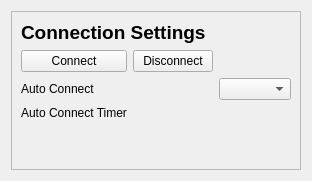
         <widget class="QWidget" name="tab_4">
          <attribute name="title">
           <string>Advanced</string>
          </attribute>
          <layout class="QGridLayout" name="gridLayout_10">
           <item row="0" column="0">
            <widget class="QFrame" name="frame">
             <property name="frameShape">
              <enum>QFrame::StyledPanel</enum>
             </property>
             <property name="frameShadow">
              <enum>QFrame::Raised</enum>
             </property>
             <layout class="QGridLayout" name="gridLayout_8">
              <item row="1" column="1">
               <widget class="PyDMPushButton" name="PyDMPushButton_9">
                <property name="sizePolicy">
                 <sizepolicy hsizetype="Minimum" vsizetype="Fixed">
                  <horstretch>0</horstretch>
                  <verstretch>0</verstretch>
                 </sizepolicy>
                </property>
                <property name="toolTip">
                 <string/>
                </property>
                <property name="text">
                 <string>Disconnect</string>
                </property>
                <property name="channel" stdset="0">
                 <string>ca://${P}:Disconnect-Cmd.PROC</string>
                </property>
                <property name="pressValue" stdset="0">
                 <string>1</string>
                </property>
                <property name="relativeChange" stdset="0">
                 <bool>false</bool>
                </property>
               </widget>
              </item>
              <item row="2" column="2">
               <widget class="PyDMEnumComboBox" name="PyDMEnumComboBox_2">
                <property name="toolTip">
                 <string/>
                </property>
                <property name="channel" stdset="0">
                 <string>ca://${P}:AutoReconnect-SP</string>
                </property>
               </widget>
              </item>
              <item row="1" column="0">
               <widget class="PyDMPushButton" name="PyDMPushButton_8">
                <property name="sizePolicy">
                 <sizepolicy hsizetype="Minimum" vsizetype="Fixed">
                  <horstretch>0</horstretch>
                  <verstretch>0</verstretch>
                 </sizepolicy>
                </property>
                <property name="toolTip">
                 <string/>
                </property>
                <property name="text">
                 <string>Connect</string>
                </property>
                <property name="channel" stdset="0">
                 <string>ca://${P}:Connect-Cmd.PROC</string>
                </property>
                <property name="pressValue" stdset="0">
                 <string>1</string>
                </property>
                <property name="relativeChange" stdset="0">
                 <bool>false</bool>
                </property>
               </widget>
              </item>
              <item row="2" column="0">
               <widget class="QLabel" name="label_6">
                <property name="text">
                 <string>Auto Connect</string>
                </property>
               </widget>
              </item>
              <item row="0" column="0" colspan="3">
               <widget class="QLabel" name="label_16">
                <property name="font">
                 <font>
                  <pointsize>14</pointsize>
                  <weight>75</weight>
                  <bold>true</bold>
                 </font>
                </property>
                <property name="text">
                 <string>Connection Settings</string>
                </property>
               </widget>
              </item>
              <item row="4" column="2">
               <spacer name="verticalSpacer_6">
                <property name="orientation">
                 <enum>Qt::Vertical</enum>
                </property>
                <property name="sizeHint" stdset="0">
                 <size>
                  <width>20</width>
                  <height>40</height>
                 </size>
                </property>
               </spacer>
              </item>
              <item row="2" column="1">
               <widget class="PyDMLabel" name="PyDMLabel_11">
                <property name="toolTip">
                 <string/>
                </property>
                <property name="channel" stdset="0">
                 <string>ca://${P}:AutoReconnect-RB</string>
                </property>
               </widget>
              </item>
              <item row="3" column="0">
               <widget class="QLabel" name="label_10">
                <property name="text">
                 <string>Auto Connect Timer</string>
                </property>
               </widget>
              </item>
             </layout>
            </widget>
           </item>
          </layout>
         </widget>
